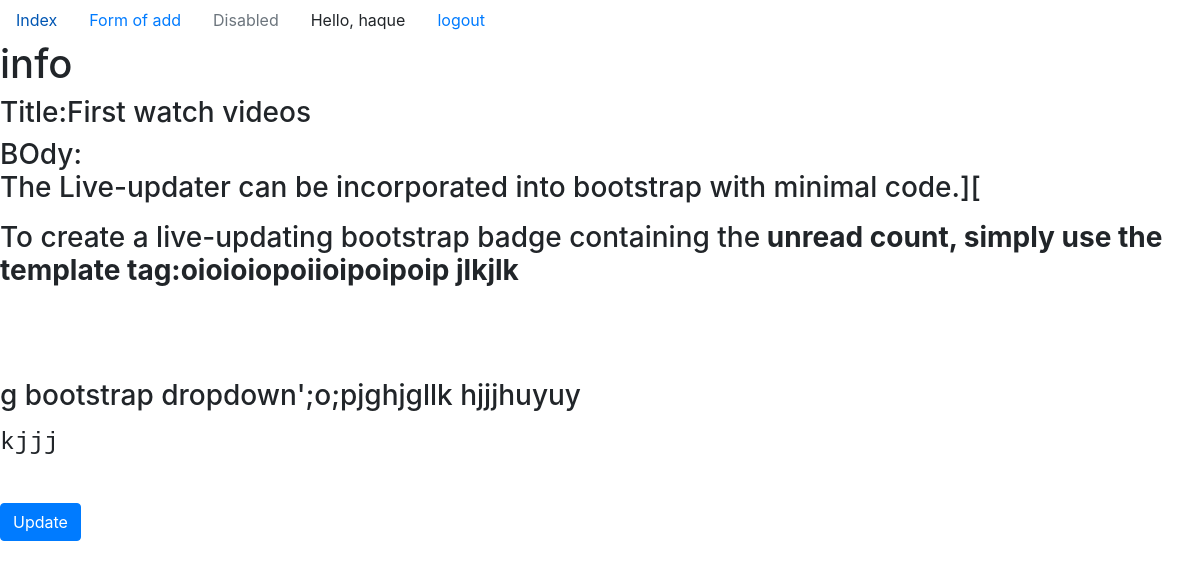
The app's page /info/first-watch-videos/ (signed in), older data.
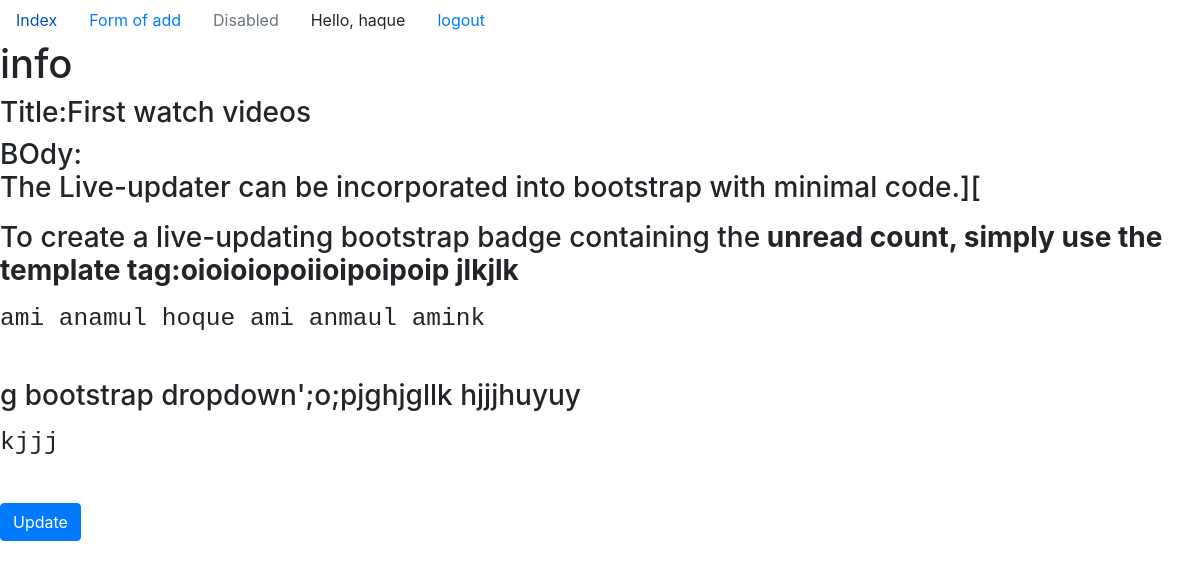
The same page, newer data.
### editorapp/models.py (models this page shows, shortened)
class Article(models.Model):
    title = models.CharField(max_length=150)
    slug  =models.SlugField(null=True, blank=True)
    body = RichTextUploadingField(null=True, blank=True)
    description = models.TextField(null=True, blank=True)
    date = models.DateTimeField(auto_now_add=True, blank=True)
    Is_publise =models.BooleanField(default='',blank=True)
    stay=models.BooleanField(default=False, blank=True)

### editorapp/views.py (the view)
# urls.py: path('info/<slug:slug>/',views.info_post, name = "info"),
@login_required(login_url='login')
def info_post(request,slug=None):
    info= Article.objects.get(slug=slug)
    return render(request,'postinfo.html', {'info':info})

### templates/postinfo.html
{% extends 'base.html' %}
{% block body_block %}
<h1>  info </h1>
<h3> Title:{{info.title }}</h3>
<h3>BOdy:{{info.body | safe}}</h3>
   <a href="{% url 'edit_post' slug=info.slug %}" class="btn btn-primary">Update</a>
{% endblock %}

### templates/base.html (shortened to what this page needs)
<!DOCTYPE html>
<html lang="en">
<head>
    <link rel="stylesheet" href="https://stackpath.bootstrapcdn.com/bootstrap/4.5.2/css/bootstrap.min.css">
    {% load static %}
    {% load notifications_tags %}
</head>
<body>
    <ul class="nav">
        <li class="nav-item">
          <a class="nav-link " href="{% url 'all_post' %}">Index</a>
        </li>
        <li class="nav-item">
          <a class="nav-link" href="{% url 'add_post' %}"> Form of add</a>
        </li>
          {% notifications_unread as unread_count %}
        <li class="nav-item">
          <a class="nav-link disabled" href="#" tabindex="-1" aria-disabled="true">Disabled</a>
        </li>
        <span class="nav-link ">Hello, {{ request.user }}</span>
        <span><a class="nav-link " href="{% url 'logout'%}">  logout</a></span>
      </ul>
       {% block body_block %}
       {% endblock %}
</body>
</html>

Row changes from the older to the newer data that the page shows:
changed Article "First watch videos": body "…the template tag:oioioiopoiioipoipoip jlkjlk g bootstrap dropdown';o;pjghjgllk hjjjhuyuy…" → "…the template tag:oioioiopoiioipoipoip jlkjlk ami anamul hoque ami anmaul amink g bootstrap dropdown';o;pjghjgllk hjjjhuyuy…"
